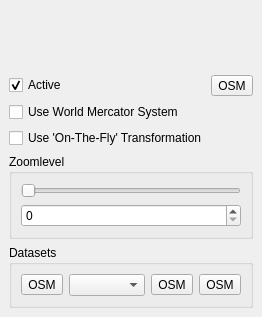
<?xml version="1.0" encoding="UTF-8"?>
<ui version="4.0">
 <class>DockWidgetTileMapScaleLevels</class>
 <widget class="QDockWidget" name="DockWidgetTileMapScaleLevels">
  <property name="geometry">
   <rect>
    <x>0</x>
    <y>0</y>
    <width>262</width>
    <height>317</height>
   </rect>
  </property>
  <property name="minimumSize">
   <size>
    <width>262</width>
    <height>317</height>
   </size>
  </property>
  <property name="maximumSize">
   <size>
    <width>262</width>
    <height>317</height>
   </size>
  </property>
  <property name="floating">
   <bool>false</bool>
  </property>
  <property name="windowTitle">
   <string>Tile Map Scale Levels</string>
  </property>
  <widget class="QWidget" name="dockWidgetContents">
   <layout class="QVBoxLayout" name="verticalLayout_2">
    <item>
     <spacer name="verticalSpacer">
      <property name="orientation">
       <enum>Qt::Vertical</enum>
      </property>
      <property name="sizeHint" stdset="0">
       <size>
        <width>20</width>
        <height>40</height>
       </size>
      </property>
     </spacer>
    </item>
    <item>
     <layout class="QHBoxLayout" name="horizontalLayout">
      <item>
       <widget class="QCheckBox" name="checkBoxIsActive">
        <property name="text">
         <string>Active</string>
        </property>
        <property name="checked">
         <bool>true</bool>
        </property>
        <property name="tristate">
         <bool>false</bool>
        </property>
       </widget>
      </item>
      <item>
       <spacer name="horizontalSpacer_2">
        <property name="orientation">
         <enum>Qt::Horizontal</enum>
        </property>
        <property name="sizeHint" stdset="0">
         <size>
          <width>40</width>
          <height>20</height>
         </size>
        </property>
       </spacer>
      </item>
      <item>
       <widget class="QToolButton" name="buttonInfo">
        <property name="toolTip">
         <string>Show information</string>
        </property>
        <property name="statusTip">
         <string>Show information</string>
        </property>
        <property name="text">
         <string>OSM</string>
        </property>
        <property name="icon">
         <iconset resource="resources.qrc">
          <normaloff>:/icons/icons/help-about.png</normaloff>:/icons/icons/help-about.png</iconset>
        </property>
        <property name="iconSize">
         <size>
          <width>22</width>
          <height>22</height>
         </size>
        </property>
       </widget>
      </item>
     </layout>
    </item>
    <item>
     <widget class="QCheckBox" name="checkBoxUseMercator">
      <property name="text">
       <string>Use World Mercator System</string>
      </property>
      <property name="checked">
       <bool>false</bool>
      </property>
      <property name="tristate">
       <bool>false</bool>
      </property>
     </widget>
    </item>
    <item>
     <widget class="QCheckBox" name="checkBoxUseOnTheFlyTransformation">
      <property name="text">
       <string>Use 'On-The-Fly' Transformation</string>
      </property>
      <property name="checked">
       <bool>false</bool>
      </property>
      <property name="tristate">
       <bool>false</bool>
      </property>
     </widget>
    </item>
    <item>
     <widget class="QGroupBox" name="groupBox">
      <property name="title">
       <string>Zoomlevel</string>
      </property>
      <layout class="QVBoxLayout" name="verticalLayout">
       <item>
        <widget class="QSlider" name="sliderZoomlevels">
         <property name="maximum">
          <number>25</number>
         </property>
         <property name="orientation">
          <enum>Qt::Horizontal</enum>
         </property>
        </widget>
       </item>
       <item>
        <widget class="QSpinBox" name="spinBoxZoomlevels">
         <property name="maximum">
          <number>25</number>
         </property>
        </widget>
       </item>
      </layout>
     </widget>
    </item>
    <item>
     <widget class="QGroupBox" name="groupBoxDatasets">
      <property name="title">
       <string>Datasets</string>
      </property>
      <layout class="QVBoxLayout" name="verticalLayout_3">
       <item>
        <layout class="QHBoxLayout" name="horizontalLayout_2">
         <item>
          <widget class="QToolButton" name="buttonLoadOSM">
           <property name="toolTip">
            <string>load OSM Layer</string>
           </property>
           <property name="statusTip">
            <string>load OSM Layer</string>
           </property>
           <property name="text">
            <string>OSM</string>
           </property>
           <property name="icon">
            <iconset resource="resources.qrc">
             <normaloff>:/icons/icons/osm.png</normaloff>:/icons/icons/osm.png</iconset>
           </property>
           <property name="iconSize">
            <size>
             <width>32</width>
             <height>32</height>
            </size>
           </property>
          </widget>
         </item>
         <item>
          <widget class="QComboBox" name="comboBoxUserDatasets"/>
         </item>
         <item>
          <widget class="QToolButton" name="buttonLoadRefreshUserDatasets">
           <property name="toolTip">
            <string>refresh list of datasets</string>
           </property>
           <property name="statusTip">
            <string>refresh list of datasets</string>
           </property>
           <property name="text">
            <string>OSM</string>
           </property>
           <property name="icon">
            <iconset resource="resources.qrc">
             <normaloff>:/icons/icons/view-refresh.png</normaloff>:/icons/icons/view-refresh.png</iconset>
           </property>
           <property name="iconSize">
            <size>
             <width>22</width>
             <height>22</height>
            </size>
           </property>
          </widget>
         </item>
         <item>
          <widget class="QToolButton" name="buttonLoadUserDataset">
           <property name="toolTip">
            <string>load selected dataset</string>
           </property>
           <property name="statusTip">
            <string>load selected dataset</string>
           </property>
           <property name="text">
            <string>OSM</string>
           </property>
           <property name="icon">
            <iconset resource="resources.qrc">
             <normaloff>:/icons/icons/list-add.png</normaloff>:/icons/icons/list-add.png</iconset>
           </property>
           <property name="iconSize">
            <size>
             <width>22</width>
             <height>22</height>
            </size>
           </property>
          </widget>
         </item>
        </layout>
       </item>
      </layout>
     </widget>
    </item>
   </layout>
  </widget>
 </widget>
 <resources>
  <include location="resources.qrc"/>
 </resources>
 <connections>
  <connection>
   <sender>sliderZoomlevels</sender>
   <signal>valueChanged(int)</signal>
   <receiver>spinBoxZoomlevels</receiver>
   <slot>setValue(int)</slot>
   <hints>
    <hint type="sourcelabel">
     <x>153</x>
     <y>90</y>
    </hint>
    <hint type="destinationlabel">
     <x>153</x>
     <y>115</y>
    </hint>
   </hints>
  </connection>
  <connection>
   <sender>spinBoxZoomlevels</sender>
   <signal>valueChanged(int)</signal>
   <receiver>sliderZoomlevels</receiver>
   <slot>setValue(int)</slot>
   <hints>
    <hint type="sourcelabel">
     <x>153</x>
     <y>115</y>
    </hint>
    <hint type="destinationlabel">
     <x>153</x>
     <y>90</y>
    </hint>
   </hints>
  </connection>
 </connections>
</ui>
